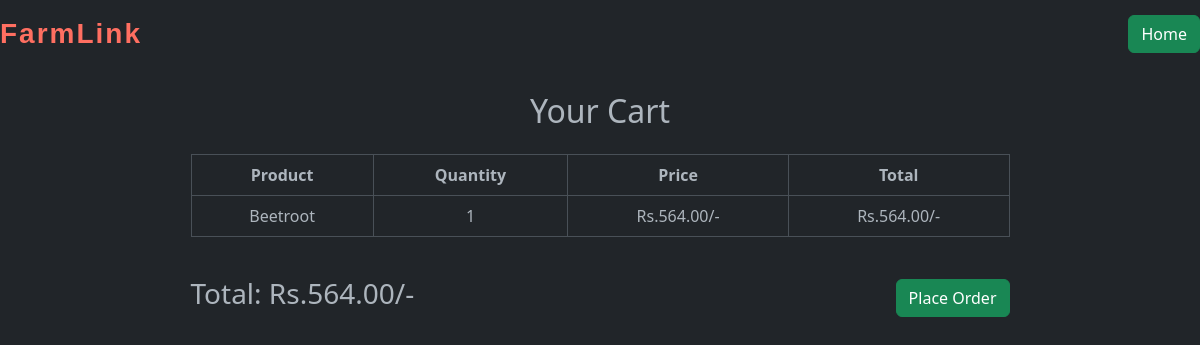
The app's page /orders/cart/ (signed in) with its own data.
### orders/models.py (models this page shows, shortened)
class CartItem(models.Model):
    cart = models.ForeignKey(Cart, related_name='cart_items', on_delete=models.CASCADE)
    product = models.ForeignKey(Product, on_delete=models.CASCADE)
    quantity = models.PositiveIntegerField(default=1)
    def total_price(self):
        return self.product.price * self.quantity

### products/models.py (models this page shows, shortened)
class Product(models.Model):
    CATEGORY_CHOICES = [
        ('Crops', 'Crops'),
        ('Fruits', 'Fruits'),
        ('Vegetables', 'Vegetables'),
    ]
    farmer = models.ForeignKey(settings.AUTH_USER_MODEL, on_delete=models.CASCADE, related_name='products')
    name = models.CharField(max_length=100)
    category = models.CharField(max_length=20, choices=CATEGORY_CHOICES)
    quantity = models.PositiveIntegerField()
    price = models.DecimalField(max_digits=10, decimal_places=2)
    image = models.ImageField(upload_to='product_images/', blank=True, null=True)
    created_at = models.DateTimeField(auto_now_add=True)

### orders/views.py (the view)
# urls.py: path('cart/', views.view_cart, name='view_cart'),
@login_required
def view_cart(request):
    cart = Cart.objects.filter(user=request.user).first()
    if not cart:
        cart = Cart.objects.create(user=request.user)  # Create a cart if it doesn't exist
    cart_items = cart.cart_items.all()
    total_price = sum(item.total_price() for item in cart_items)
    return render(request, 'orders/cart.html', {
        'cart_items': cart_items,
        'total_price': total_price,
    })

### orders/templates/orders/cart.html
{% extends 'base.html' %}
{% block content %}
<div class="container">
    <h2 class="text-center mb-4">Your Cart</h2>
    {% if cart_items %}
        <div class="d-flex justify-content-center">
            <table class="table table-bordered text-center w-75">
                <thead class="thead-light">
                    <tr>
                        <th>Product</th>
                        <th>Quantity</th>
                        <th>Price</th>
                        <th>Total</th>
                    </tr>
                </thead>
                <tbody>
                    {% for item in cart_items %}
                        <tr>
                            <td>{{ item.product.name }}</td>
                            <td>{{ item.quantity }}</td>
                            <td>Rs.{{ item.product.price }}/-</td>
                            <td>Rs.{{ item.total_price }}/-</td>
                        </tr>
                    {% endfor %}
                </tbody>
            </table>
        </div>
        <div class="d-flex justify-content-between align-items-center mt-4 w-75 mx-auto">
            <h3>Total: Rs.{{ total_price }}/-</h3>
            <a href="{% url 'orders:place_order' %}" class="btn btn-success">Place Order</a>
        </div>
    {% else %}
        <p class="text-center">Your cart is empty!</p>
    {% endif %}
</div>
{% endblock %}

### records on screen
CartItem: product.name "Beetroot", quantity "1", product.price "564.00", total_price "564.00"

### other values on screen
{{ total_price }} "564.00"
